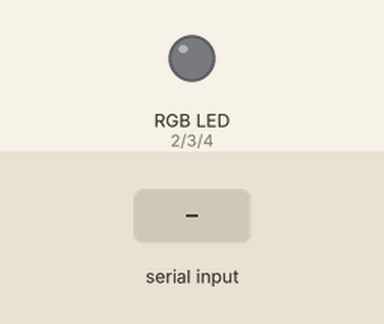
This sketch was run on a simulated Arduino Uno, built with avr-gcc and run on an emulated ATmega328P. Parts: an RGB LED mixed from three pins (HIGH = lit). Dashed ring = blinking. The inputs (shaded band) are chosen by the test bench. What the sketch prints to the serial monitor is not drawn.

Above: at 1.2 s.
1.3 s: "90,45\n" received over Serial
At 1.5 s:
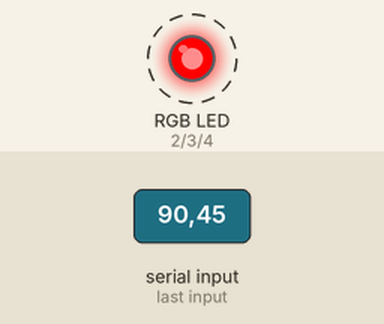
At 2.3 s:
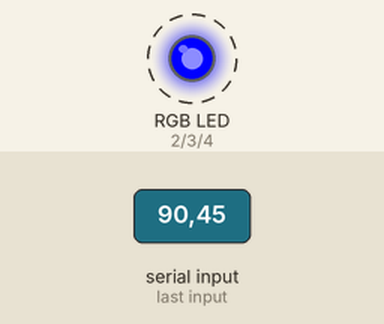
Timing chart, 0 to 10.3 s (numbered marks = the images above; inputs shaded):
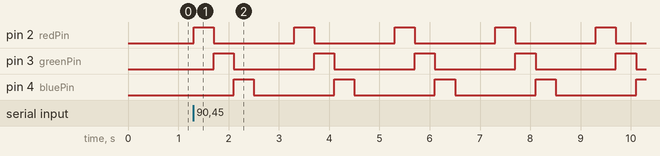

The sketch:

blink_rgb_using_user_input.ino
```cpp
int redPin = 2;
int greenPin = 3;
int bluePin = 4;

int baudRate = 9600;
int sDelay = 400;
int lDelay = 800;
int i;
String msg = "Enter blink repeat times : ";
int blinkTimes;

void setup() {
  // put your setup code here, to run once:
  pinMode(redPin, OUTPUT);
  pinMode(greenPin, OUTPUT);
  pinMode(bluePin, OUTPUT);

  Serial.begin(baudRate);
}

void loop() {
  // put your main code here, to run repeatedly:
  Serial.println(msg);
  while(Serial.available() == 0);
  blinkTimes = Serial.parseInt();

  i=0;
  while(i < blinkTimes) {
    // Red
    digitalWrite(redPin, HIGH);
    digitalWrite(greenPin, LOW);
    digitalWrite(bluePin, LOW);
    delay(sDelay);

    // Green
    digitalWrite(redPin, LOW);
    digitalWrite(greenPin, HIGH);
    digitalWrite(bluePin, LOW);
    delay(sDelay);

    // Blue
    digitalWrite(redPin, LOW);
    digitalWrite(greenPin, LOW);
    digitalWrite(bluePin, HIGH);
    delay(sDelay);

    // Off
    digitalWrite(redPin, LOW);
    digitalWrite(greenPin, LOW);
    digitalWrite(bluePin, LOW);

    delay(lDelay);

    i++;
  }
}
```

Measured:
- after the input at 1.3 s, pin 2 (redPin): alternates HIGH for 0.40 s and LOW for 1.6 s, starting at once; pin 3 (greenPin): alternates HIGH for 0.40 s and LOW for 1.6 s, starting after 0.40 s; pin 4 (bluePin): alternates HIGH for 0.40 s and LOW for 1.6 s, starting after 0.80 s
